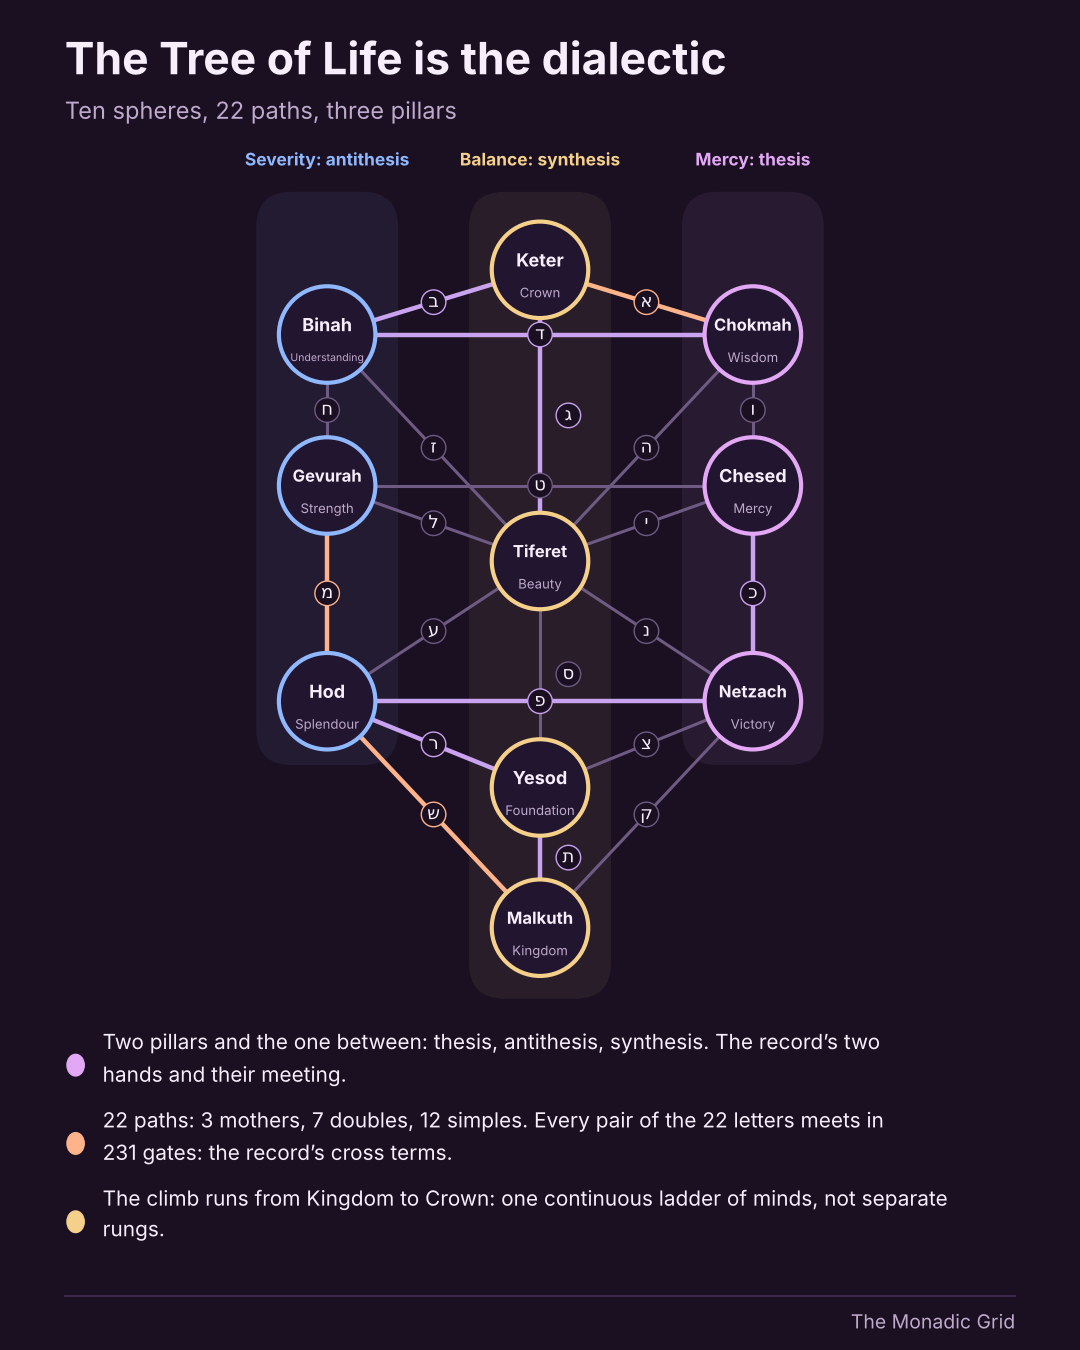

Source code (Python):
"""Old maps slide: the Tree of Life drawn in full, with the grid's reading (dialectic pillars, 22 paths, the climb)."""
import matplotlib; matplotlib.use('Agg'); import matplotlib.pyplot as plt
from matplotlib.patches import Circle, FancyBboxPatch
BG, PANEL, INK, MUTED, LINE = '#1A1022', '#221530', '#F7EEFB', '#BFA9CC', '#3A2748'
THESIS, ANTI, SYN = '#E3A8F5', '#8FB8FF', '#F5D08A'
SY = 0.76
XS = 1.5
S0 = {'Keter': (0, 0, 'Crown', SYN), 'Chokmah': (1, 0.6, 'Wisdom', THESIS), 'Binah': (-1, 0.6, 'Understanding', ANTI),
     'Chesed': (1, 2.0, 'Mercy', THESIS), 'Gevurah': (-1, 2.0, 'Strength', ANTI), 'Tiferet': (0, 2.7, 'Beauty', SYN),
     'Netzach': (1, 4.0, 'Victory', THESIS), 'Hod': (-1, 4.0, 'Splendour', ANTI), 'Yesod': (0, 4.8, 'Foundation', SYN), 'Malkuth': (0, 6.1, 'Kingdom', SYN)}
S = {k: (x*XS, y*SY, e, c) for k, (x, y, e, c) in S0.items()}
P = [('Keter','Chokmah','א','m'),('Keter','Binah','ב','d'),('Keter','Tiferet','ג','d'),('Chokmah','Binah','ד','d'),('Chokmah','Tiferet','ה','s'),
     ('Chokmah','Chesed','ו','s'),('Binah','Tiferet','ז','s'),('Binah','Gevurah','ח','s'),('Chesed','Gevurah','ט','s'),('Chesed','Tiferet','י','s'),
     ('Chesed','Netzach','כ','d'),('Gevurah','Tiferet','ל','s'),('Gevurah','Hod','מ','m'),('Tiferet','Netzach','נ','s'),('Tiferet','Yesod','ס','s'),
     ('Tiferet','Hod','ע','s'),('Netzach','Hod','פ','d'),('Netzach','Yesod','צ','s'),('Netzach','Malkuth','ק','s'),('Hod','Yesod','ר','d'),
     ('Hod','Malkuth','ש','m'),('Yesod','Malkuth','ת','d')]
PC = {'m': '#FFB38A', 'd': '#C9A2F0', 's': '#6E5A82'}
fig = plt.figure(figsize=(10.8, 13.5), dpi=100); fig.patch.set_facecolor(BG)
fig.text(0.06, 0.945, 'The Tree of Life is the dialectic', color=INK, fontsize=32, fontweight='bold')
fig.text(0.06, 0.912, 'Ten spheres, 22 paths, three pillars', color=MUTED, fontsize=17)
ax = fig.add_axes([0.02, 0.255, 0.96, 0.645]); ax.set_facecolor(BG); ax.axis('off'); ax.set_xlim(-2.25, 2.25); ax.set_ylim(6.1*SY + 0.55, -0.95); ax.set_aspect('equal')
for x, c, lab in ((XS, THESIS, 'Mercy: thesis'), (-XS, ANTI, 'Severity: antithesis'), (0, SYN, 'Balance: synthesis')):
    ax.add_patch(FancyBboxPatch((x - 0.5, -0.55), 1.0, (6.1*SY + 1.05) if x == 0 else (4.0*SY + 1.0), boxstyle='round,pad=0,rounding_size=0.25', fc=c, alpha=0.07, ec='none'))
    ax.text(x, -0.78, lab, color=c, fontsize=12.5, ha='center', va='center', fontweight='bold')
for a, b, L, k in P:
    (xa, ya, *_), (xb, yb, *_) = S[a], S[b]
    ax.plot([xa, xb], [ya, yb], color=PC[k], lw=3.2 if k != 's' else 2.2, zorder=1, solid_capstyle='round')
    mx, my = (xa + xb)/2, (ya + yb)/2
    if (a, b) in (('Keter', 'Tiferet'), ('Tiferet', 'Yesod'), ('Yesod', 'Malkuth')): mx += 0.2
    ax.text(mx, my, L, color=INK, fontsize=13, ha='center', va='center', zorder=3, family='DejaVu Sans',
            bbox=dict(boxstyle='circle,pad=0.18', fc=BG, ec=PC[k], lw=1))
for name, (x, y, eng, c) in S.items():
    ax.add_patch(Circle((x, y), 0.34, fc=PANEL, ec=c, lw=3, zorder=4))
    ax.text(x, y - 0.07, name, color=INK, fontsize=12 if len(name) > 6 else 13, ha='center', va='center', fontweight='bold', zorder=5)
    ax.text(x, y + 0.16, eng, color=MUTED, fontsize=7.6 if len(eng) > 10 else 9.5, ha='center', va='center', zorder=5)
items = [(THESIS, 'Two pillars and the one between: thesis, antithesis, synthesis. The record’s two hands and their meeting.'),
         ('#FFB38A', '22 paths: 3 mothers, 7 doubles, 12 simples. Every pair of the 22 letters meets in 231 gates: the record’s cross terms.'),
         (SYN, 'The climb runs from Kingdom to Crown: one continuous ladder of minds, not separate rungs.')]
import textwrap
for i, (c, s) in enumerate(items):
    y = 0.215 - i*0.058
    fig.patches.append(Circle((0.07, y - 0.004), 0.008, color=c, transform=fig.transFigure, figure=fig))
    fig.text(0.095, y, '\n'.join(textwrap.wrap(s, 82)), color=INK, fontsize=15, va='center', linespacing=1.3)
fig.add_artist(plt.Line2D([0.06, 0.94], [0.04, 0.04], color=LINE, lw=1.5, transform=fig.transFigure))
fig.text(0.94, 0.016, 'The Monadic Grid', color=MUTED, fontsize=14, ha='right')
fig.savefig('tree_of_life.png', facecolor=BG); print('ok')
